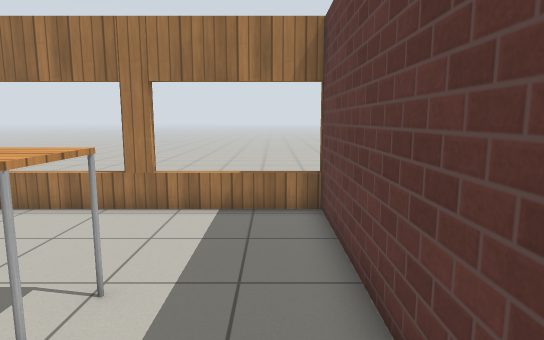
view 1 (above)

17 first-person views from a walk through a Gazebo world. The camera is 1.2 m above the floor, tilts 8° down and sees 75° across. The floor is counted in squares, 0.5 m on a side. Each view is taken from the middle of a square. On the plan, view 1 faces up. The plan holds only what a view shows up to about 20 squares ahead; the rest is blank. Robots are left out. Gazebo's built-in surfaces are drawn with simple patterns.

view 2
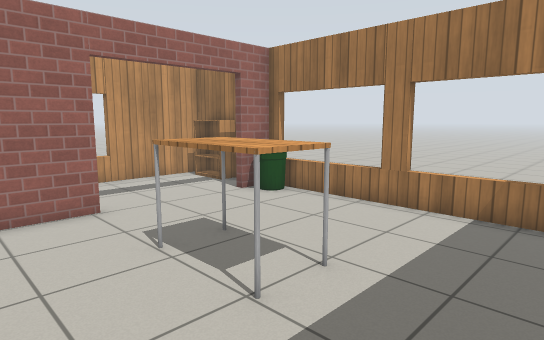

view 3
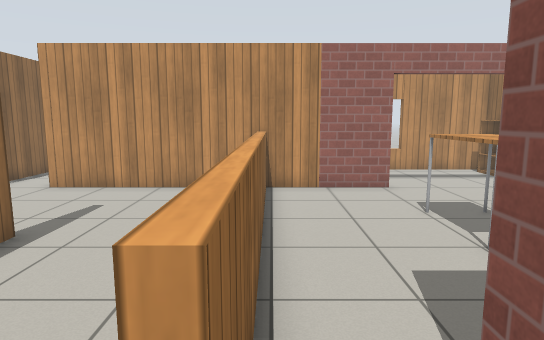

view 4
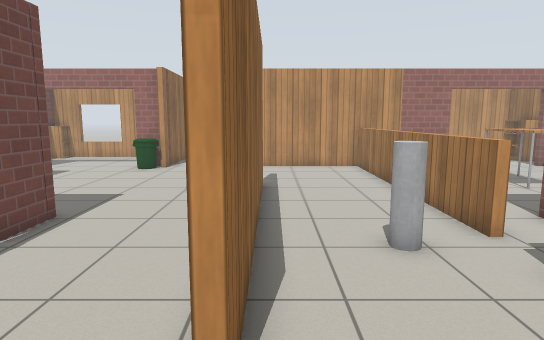

view 5
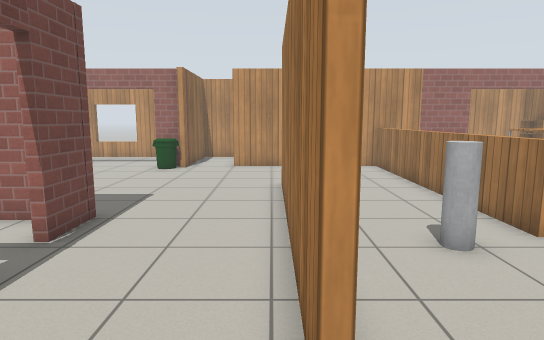

view 6
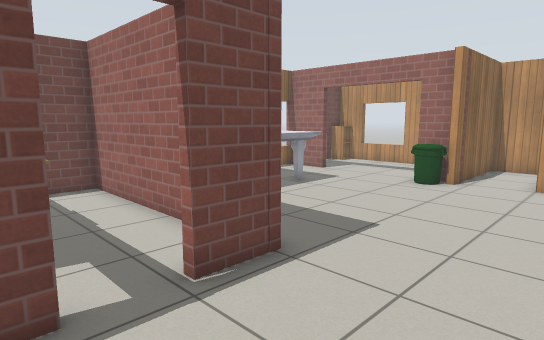

view 7
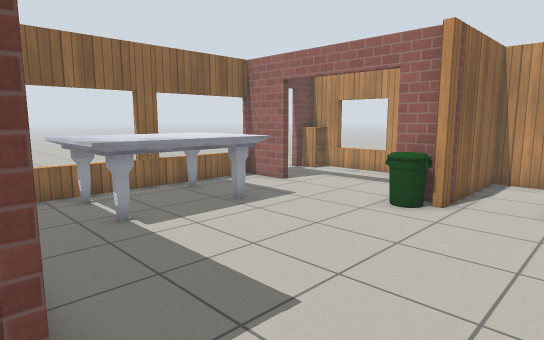

view 8
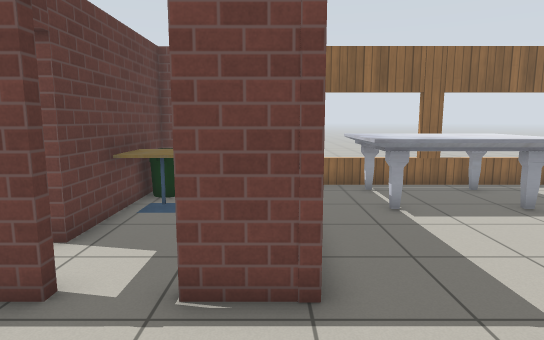

view 9
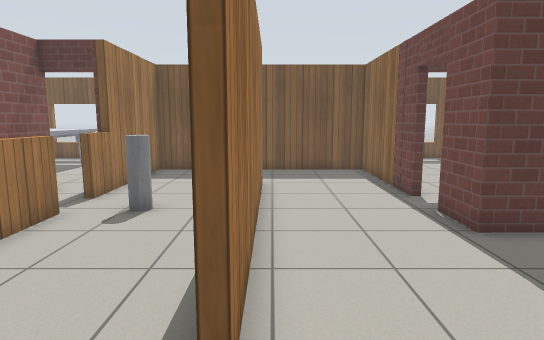

view 10
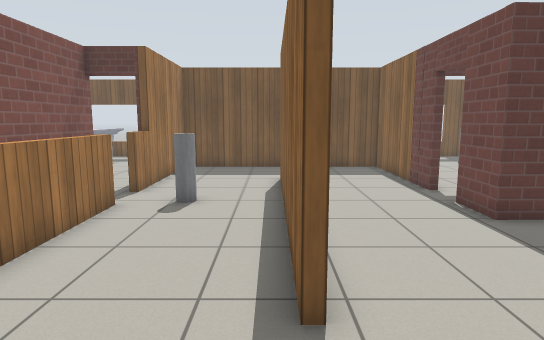

view 11
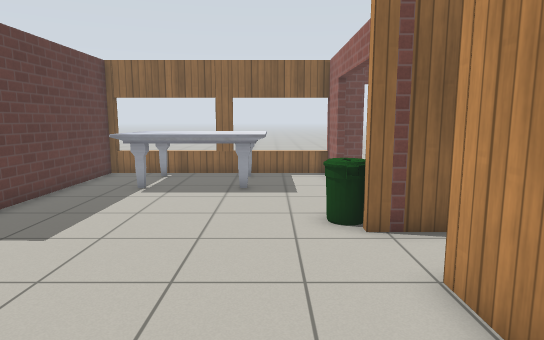

view 12
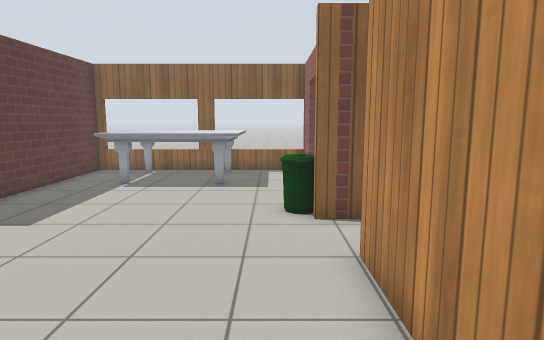

view 13
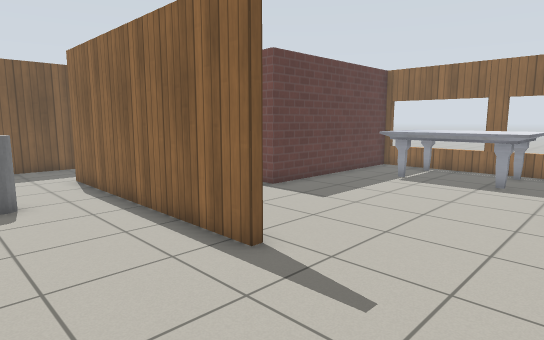

view 14
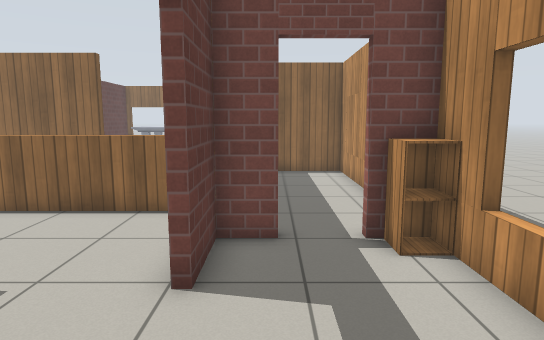

view 15
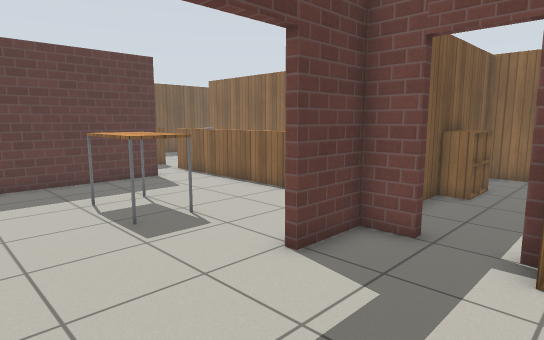

view 16
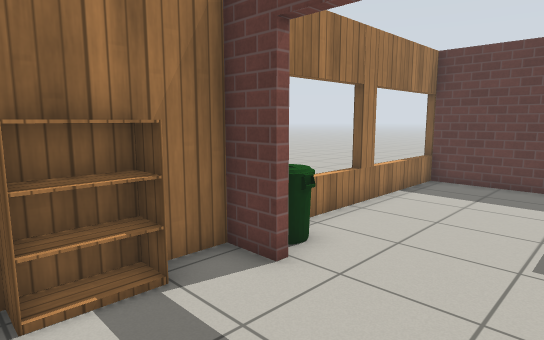

view 17
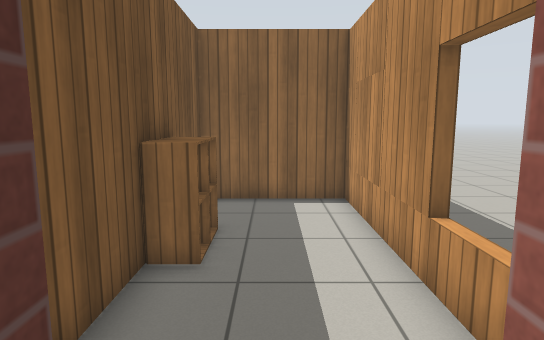

### Floor plan
Points are (right, up) in squares from view 1. A wall is a line through its corners. A room is listed if a view was taken in it or the views show most of it. See-through windows are left out.
Room 1 (views 1, 2, 3)
walls: (-8.6, 3.3) (-8.6, -0.9); (-8.6, 9.4) (-8.6, 8); (1.4, 9.4) (-6.4, 9.4); (6.4, 0.7) (1.3, 0.7) (1.3, 9.7)
low walls: (-8.9, -1.2) (2.9, -1.2) (2.9, -1.5); (4.7, -1.5) (4.7, -1.2) (5.1, -1.2)
ways out: opening at (4, -1) to room 2; open door at (-9, 6) to room 4
objects: bin (-8, 8) to (-7, 9); table (-5, 3) to (-3, 4)
Room 2 (views 4, 10, 11, 12, 13)
walls: (-3.1, -6.6) (-3.1, -6.3) (7.4, -6.3); (-8.6, -5.4) (-8.6, -6.4); (-8.6, -0.9) (-8.6, -3.6); (11.2, -6.5) (11.2, -1.5) (4.7, -1.5)
low walls: (2.9, -1.5) (-8.6, -1.5)
ways out: opening at (4, -1) to room 1; opening at (-6, -6) to room 3; opening at (9, -6) to room 3; open door at (6, -0.5)
objects: grey cylinder (3, -3)
Room 3 (views 5, 6, 7, 8, 9)
walls: (-8.6, -11.7) (-8.6, -13.1); (5, -11.4) (11.2, -11.4) (11.2, -6.5); (-8.6, -6.4) (-8.6, -9.1); (-8.6, -17.9) (-8.6, -20.5); (-8.6, -20.1) (1.3, -20.1) (1.3, -11.4) (3.2, -11.4); (7.4, -6.3) (7.4, -6.6) (-3.1, -6.6); (-13.3, -9.6) (-13.3, -11.4) (-8.1, -11.4)
ways out: opening at (-6, -6) to room 2; opening at (9, -6) to room 2; open door at (5, -12) to room 6; opening at (-12, -11) to room 7; open door at (-9, -15.5) to room 7
objects: bin (-8, -13) to (-7, -12); marble table (-6, -19) to (-1, -16)
Room 4 (views 14, 15, 16, 17)
walls: (-13.1, 5.3) (-13.6, 5.3); (-12.5, 1) (-11.9, 1); (-8.9, 8) (-8.9, 9.4) (-13.3, 9.4) (-13.3, 2.5); (-10.2, 1) (-8.9, 1) (-8.9, 3.3)
ways out: open door at (-9, 6) to room 1; open door at (-11, 1) to room 5
objects: cabinet (-13, 1) to (-13, 2); bookshelf (-12, 9) to (-11, 9)
Room 5 (no view inside)
walls: (-8.9, -3.5) (-8.9, -1.2); (-13.3, -1.1) (-13.3, -8.7) (-8.9, -8.7) (-8.9, -5.4)
ways out: open door at (-11, 1) to room 4
objects: cabinet (-10, -5) to (-9, -5); cabinet (-10, -4) to (-9, -4)
Room 6 (no view inside)
walls: (1.7, -12.8) (1.7, -20.1) (3.2, -20.1); (6, -20.1) (6, -13.6)
ways out: open door at (5, -12) to room 3
objects: cafe table (4, -17) to (5, -16); bin (5, -19) to (5, -18)
Room 7 (no view inside)
walls: (-13.3, -15) (-13.3, -19.5); (-10.3, -20.1) (-9.3, -20.1); (-12.5, -20.1) (-11.9, -20.1)
ways out: opening at (-12, -11) to room 3; open door at (-9, -15.5) to room 3; open door at (-11, -20)

Where each view was taken, in squares from view 1:
view 1: 0 up, 0 right, facing up
view 2: 0 up, 1 right, facing up-left
view 3: 1 down, 4 right, facing left
view 4: 6 down, 10 right, facing left
view 5: 7 down, 10 right, facing left
view 6: 7 down, 6 right, facing down-left
view 7: 8 down, 2 right, facing down-left
view 8: 7 down, 2 right, facing down
view 9: 7 down, 6 left, facing right
view 10: 6 down, 7 left, facing right
view 11: 4 down, 6 left, facing down
view 12: 3 down, 7 left, facing down
view 13: 2 down, 8 left, facing down-right
view 14: 8 up, 10 left, facing down
view 15: 8 up, 13 left, facing down-right
view 16: 4 up, 13 left, facing up-right
view 17: 2 up, 11 left, facing down
